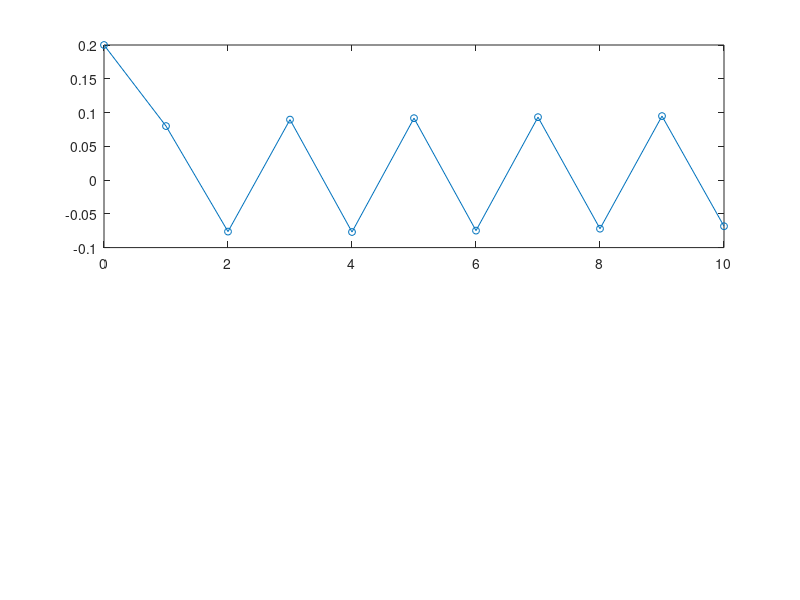

Source code (MATLAB): (Note: this script raises an error after producing the figure.)
% Parameters
M = 2;
A = 1;
sigma2 = 0.001;
fo = 1/4;
phi = pi/3;
iterations = 10;

% Generate time vector
n = -M:M;

% Generate signal
w = sqrt(sigma2)*randn(size(n));
x = A*cos(2*pi*fo*n + phi) + w;

% Initial estimates
f_est = zeros(1,iterations+1);
phi_est = zeros(1,iterations+1);
f_est(1) = 0.2;  % Initial frequency guess
phi_est(1) = 0;  % Initial phase guess

% Step sizes
mu_f = 0.1;
mu_phi = 0.1;

% PLL iterations
for k = 1:iterations
    % Update frequency
    df = 0;
    for i = 1:length(n)
        df = df + n(i)*sin(2*pi*f_est(k)*n(i) + phi_est(k))*x(i);
    end
    f_est(k+1) = f_est(k) + mu_f*df;
    
    % Update phase
    dphi = 0;
    for i = 1:length(n)
        dphi = dphi + sin(2*pi*f_est(k+1)*n(i) + phi_est(k))*x(i);
    end
    phi_est(k+1) = phi_est(k) + mu_phi*dphi;
end

% Final estimated values
final_freq = f_est(end);
final_phase = phi_est(end);

% Calculate MSE for frequency and phase
mse_f = mean((f_est - fo).^2);
mse_phi = mean((phi_est - phi).^2);

% Display results
fprintf('Final Estimated Frequency: %.4f Hz\n', final_freq);
fprintf('Final Estimated Phase: %.4f rad\n', final_phase);
fprintf('MSE of Frequency: %.5f\n', mse_f);
fprintf('MSE of Phase: %.5f\n', mse_phi);

% Plot estimated values over iterations
figure;
subplot(2, 1, 1);
plot(0:iterations, f_est, '-o', 'MarkerSize', 5);
hold on;
yline(fo, '--r', 'True f_o');
title('Frequency Convergence');
xlabel('Iteration');
ylabel('Frequency (Hz)');
grid on;

subplot(2, 1, 2);
plot(0:iterations, phi_est, '-o', 'MarkerSize', 5);
hold on;
yline(phi, '--r', 'True \phi');
title('Phase Convergence');
xlabel('Iteration');
ylabel('Phase (rad)');
grid on;

sgtitle('Convergence of LSE with PLL Estimator');
